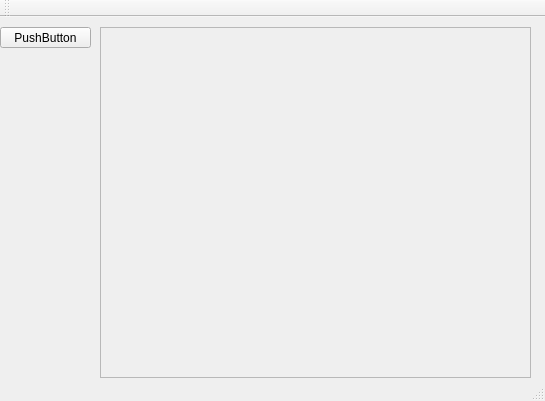
<?xml version="1.0" encoding="UTF-8"?>
<ui version="4.0">
 <class>WndMain</class>
 <widget class="QMainWindow" name="WndMain">
  <property name="geometry">
   <rect>
    <x>0</x>
    <y>0</y>
    <width>545</width>
    <height>401</height>
   </rect>
  </property>
  <property name="windowTitle">
   <string>WndMain</string>
  </property>
  <widget class="QWidget" name="centralWidget">
   <widget class="QPushButton" name="PushButton_Start">
    <property name="geometry">
     <rect>
      <x>0</x>
      <y>10</y>
      <width>91</width>
      <height>21</height>
     </rect>
    </property>
    <property name="text">
     <string>PushButton</string>
    </property>
   </widget>
   <widget class="QFrame" name="frame">
    <property name="geometry">
     <rect>
      <x>100</x>
      <y>10</y>
      <width>431</width>
      <height>351</height>
     </rect>
    </property>
    <property name="frameShape">
     <enum>QFrame::StyledPanel</enum>
    </property>
    <property name="frameShadow">
     <enum>QFrame::Raised</enum>
    </property>
   </widget>
  </widget>
  <widget class="QMenuBar" name="menuBar">
   <property name="geometry">
    <rect>
     <x>0</x>
     <y>0</y>
     <width>545</width>
     <height>19</height>
    </rect>
   </property>
  </widget>
  <widget class="QToolBar" name="mainToolBar">
   <attribute name="toolBarArea">
    <enum>TopToolBarArea</enum>
   </attribute>
   <attribute name="toolBarBreak">
    <bool>false</bool>
   </attribute>
  </widget>
  <widget class="QStatusBar" name="statusBar"/>
 </widget>
 <layoutdefault spacing="6" margin="11"/>
 <resources/>
 <connections/>
</ui>
